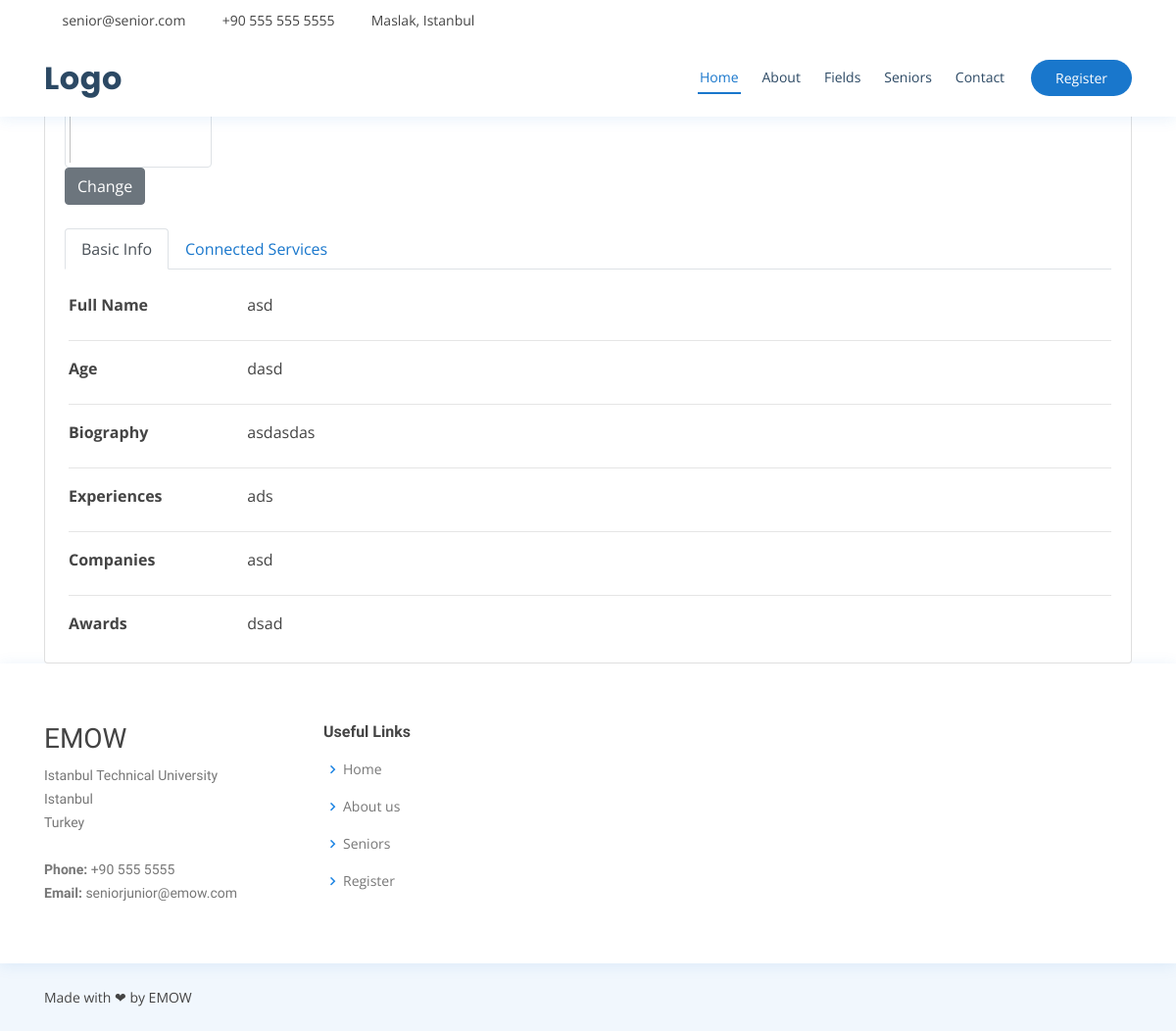
Page /user/1 on the committed database.
### users/models.py (models this page shows, shortened)
class Profile(models.Model):
    user = models.OneToOneField(User, on_delete=models.CASCADE)
    nameSurname = models.CharField(default="",max_length=40)
    companies = models.CharField(default="",max_length=120)
    experience = models.CharField(default="",max_length=120)
    aciklama = models.TextField(default="")
    oduller = models.TextField(default="")
    image = models.ImageField(default='default.jpg', upload_to='profile_pics')
    city = models.CharField(default='Istanbul',max_length=100)
    major = models.CharField(default='Computer Science',max_length=100)
    speciality = models.CharField(default="Python",max_length=100)
    Age = models.CharField(default="",max_length=5)

### seniorjn/views.py (the view)
# urls.py: path('user/<int:pk>', UserDetailView.as_view() , name='user-posts'),
class UserDetailView(DetailView):
    model = models.Profile

### users/templates/users/profile_detail.html (shortened to what this page needs)
{% load static %}
<!DOCTYPE html>
<html lang="en">
<head>
  <link href="{% static 'assets/vendor/bootstrap/css/bootstrap.min.css' %}" rel="stylesheet">
  <link href="{% static 'assets/vendor/icofont/icofont.min.css' %}" rel="stylesheet">
  <link href="{% static 'assets/vendor/boxicons/css/boxicons.min.css' %}" rel="stylesheet">
  <link href="{% static 'assets/vendor/venobox/venobox.css' %}" rel="stylesheet">
  <link href="{% static 'assets/vendor/animate.css/animate.min.css' %}" rel="stylesheet">
  <link href="{% static 'assets/vendor/remixicon/remixicon.css' %}" rel="stylesheet">
  <link href="{% static 'assets/vendor/owl.carousel/assets/owl.carousel.min.css' %}" rel="stylesheet">
  <link href="{% static 'assets/vendor/bootstrap-datepicker/css/bootstrap-datepicker.min.css' %}" rel="stylesheet">
  <link href="{% static 'assets/css/style.css' %}" rel="stylesheet">
</head>
<body>
  <div id="topbar" class="d-none d-lg-flex align-items-center fixed-top">
    <div class="container d-flex">
      <div class="contact-info mr-auto">
        <i class="icofont-envelope"></i> <a href="mailto:contact@example.com">senior@senior.com</a>
        <i class="icofont-phone"></i> +90 555 555 5555
        <i class="icofont-google-map"></i> Maslak, Istanbul
      </div>
      <div class="social-links">
        <a href="#" class="twitter"><i class="icofont-twitter"></i></a>
        <a href="#" class="facebook"><i class="icofont-facebook"></i></a>
        <a href="#" class="instagram"><i class="icofont-instagram"></i></a>
        <a href="#" class="skype"><i class="icofont-skype"></i></a>
        <a href="#" class="linkedin"><i class="icofont-linkedin"></i></i></a>
      </div>
    </div>
  </div>
  <header id="header" class="fixed-top">
    <div class="container d-flex align-items-center">
      <h1 class="logo mr-auto"><a href="index.html">Logo</a></h1>
      <nav class="nav-menu d-none d-lg-block">
        <ul>
          <li class="active"><a href="index.html">Home</a></li>
          <li><a href="#about">About</a></li>
          <li><a href="#fields">Fields</a></li>
          <li><a href="#seniors">Seniors</a></li>
          <li><a href="#contact">Contact</a></li>
        </ul>
      </nav>
      {% if object.is_authenticated %}
      <a href="/profile" class="appointment-btn scrollto">Profile</a>
      <a href="/logout" class="appointment-btn scrollto">Logout</a>
      {% else %}
      <a href="/register" class="appointment-btn scrollto">Register</a>
      {% endif %}
    </div>
  </header>
<div class="container">
    <div class="row">
        <div class="col-12">
            <div class="card">
                <div class="card-body">
                    <div class="card-title mb-4">
                        <div class="d-flex justify-content-start">
                            <div class="image-container">
                                <div class="middle">
                                    <input type="button" class="btn btn-secondary" id="btnChangePicture" value="Change" />
                                </div>
                            </div>
                            <div class="userData ml-3">
                                <h6 class="d-block">{{ object.major }} / {{ object.speciality }}</h6>
                                <h6 class="d-block">{{ object.city }}</h6>
                            </div>
                        </div>
                    </div>
                    <div class="row">
                        <div class="col-12">
                            <ul class="nav nav-tabs mb-4" id="myTab" role="tablist">
                                <li class="nav-item">
                                    <a class="nav-link active" id="basicInfo-tab" data-toggle="tab" href="#basicInfo" role="tab" aria-controls="basicInfo" aria-selected="true">Basic Info</a>
                                </li>
                                <li class="nav-item">
                                    <a class="nav-link" id="connectedServices-tab" data-toggle="tab" href="#connectedServices" role="tab" aria-controls="connectedServices" aria-selected="false">Connected Services</a>
                                </li>
                            </ul>
                            <div class="tab-content ml-1" id="myTabContent">
                                <div class="tab-pane fade show active" id="basicInfo" role="tabpanel" aria-labelledby="basicInfo-tab">
                                    <div class="row">
                                        <div class="col-sm-3 col-md-2 col-5">
                                            <label style="font-weight:bold;">Full Name</label>
                                        </div>
                                        <div class="col-md-8 col-6">
                                            {{ object.nameSurname }}
                                        </div>
                                    </div>
                                    <hr />
                                    <div class="row">
                                        <div class="col-sm-3 col-md-2 col-5">
                                            <label style="font-weight:bold;">Age</label>
                                        </div>
                                        <div class="col-md-8 col-6">
                                            {{ object.Age}}
                                        </div>
                                    </div>
                                    <hr />
                                    <div class="row">
                                        <div class="col-sm-3 col-md-2 col-5">
                                            <label style="font-weight:bold;">Biography</label>
                                        </div>
                                        <div class="col-md-8 col-6">
                                            {{ object.aciklama }}
                                        </div>
                                    </div>
                                    <hr />
                                    <div class="row">
                                        <div class="col-sm-3 col-md-2 col-5">
                                            <label style="font-weight:bold;">Experiences</label>
                                        </div>
                                        <div class="col-md-8 col-6">
                                            {{ object.experience }}
                                        </div>
                                    </div>
                                    <hr />
                                    <div class="row">
                                        <div class="col-sm-3 col-md-2 col-5">
                                            <label style="font-weight:bold;">Companies</label>
                                        </div>
                                        <div class="col-md-8 col-6">
                                            {{ object.companies }}
                                        </div>
                                    </div>
                                    <hr />
                                    <div class="row">
                                        <div class="col-sm-3 col-md-2 col-5">
                                            <label style="font-weight:bold;">Awards</label>
                                        </div>
                                        <div class="col-md-8 col-6">
                                            {{ object.oduller }}
                                        </div>
                                    </div>
                                </div>
                            </div>
                        </div>
                    </div>
                </div>
            </div>
        </div>
    </div>
</div>
    <footer id="footer">
        <div class="footer-top">
          <div class="container">
            <div class="row">
              <div class="col-lg-3 col-md-6 footer-contact">
                <h3>EMOW</h3>
                <p>
                  Istanbul Technical University <br>
                  Istanbul<br>
                  Turkey <br><br>
                  <strong>Phone:</strong> +90 555 5555<br>
                  <strong>Email:</strong> seniorjunior@emow.com<br>
                </p>
              </div>
              <div class="col-lg-2 col-md-6 footer-links">
                <h4>Useful Links</h4>
                <ul>
                  <li><i class="bx bx-chevron-right"></i> <a href="#">Home</a></li>
                  <li><i class="bx bx-chevron-right"></i> <a href="#">About us</a></li>
                  <li><i class="bx bx-chevron-right"></i> <a href="#">Seniors</a></li>
                  <li><i class="bx bx-chevron-right"></i> <a href="#">Register</a></li>
                </ul>
              </div>
            </div>
          </div>
        </div>
        <div class="container d-md-flex py-4">
          <div class="mr-md-auto text-center text-md-left">
            <div class="copyright">Made with ❤ by EMOW</div>
          </div>
        </div>
      </footer>
  </body>
  </html>

### seniorjn/static/assets/css/style.css (style rules this page uses)
body { font-family: "Open Sans", sans-serif; color: #444444; }
a { color: #1977cc; }
h1, h2, h3, h4, h5, h6 { font-family: "Raleway", sans-serif; }
#topbar { background: #fff; height: 40px; font-size: 14px; transition: all 0.5s; }
#topbar .contact-info a { line-height: 1; color: #444444; transition: 0.3s; }
#topbar .contact-info i { color: #1977cc; padding-right: 4px; margin-left: 15px; }
#topbar .contact-info i:first-child { margin-left: 0; }
#topbar .social-links a { color: #437099; padding-left: 15px; display: inline-block; line-height: 1px; transition: 0.3s; }
#topbar .social-links a:first-child { border-left: 0; }
#header { background: #fff; transition: all 0.5s; z-index: 997; padding: 15px 0; top: 40px; box-shadow: 0px 2px 15px rgba(25, 119, 204, 0.1); }
#header .logo { font-size: 32px; margin: 0; padding: 0; line-height: 1; font-weight: 700; letter-spacing: 0.5px; font-family: "Poppins", sans-serif; }
#header .logo a { color: #2c4964; }
.nav-menu ul { margin: 0; padding: 0; list-style: none; }
.nav-menu > ul { display: flex; }
.nav-menu > ul > li { position: relative; white-space: nowrap; padding: 8px 0 8px 20px; }
.nav-menu a { display: block; position: relative; color: #2c4964; transition: 0.3s; font-size: 14px; font-family: "Open Sans", sans-serif; padding: 5px 2px; border-bottom: 2px solid #fff; }
.nav-menu a:hover, .nav-menu .active > a, .nav-menu li:hover > a { color: #1977cc; border-color: #1977cc; }
.appointment-btn { margin-left: 25px; background: #1977cc; color: #fff; border-radius: 50px; padding: 8px 25px; white-space: nowrap; transition: 0.3s; font-size: 14px; display: inline-block; }
.mobile-nav { position: fixed; top: 55px; right: 15px; bottom: 15px; left: 15px; z-index: 9999; overflow-y: auto; background: #fff; transition: ease-in-out 0.2s; opacity: 0; visibility: hidden; border-radius: 10px; padding: 10px 0; }
.mobile-nav * { margin: 0; padding: 0; list-style: none; }
.mobile-nav a { display: block; position: relative; color: #2c4964; padding: 10px 20px; font-weight: 500; outline: none; }
.mobile-nav a:hover, .mobile-nav .active > a, .mobile-nav li:hover > a { color: #1977cc; text-decoration: none; }
#footer { color: #444444; font-size: 14px; background: #f1f7fd; }
#footer .footer-top { padding: 60px 0 30px 0; background: #fff; box-shadow: 0px 2px 15px rgba(25, 119, 204, 0.1); }
#footer .footer-top .footer-contact { margin-bottom: 30px; }
#footer .footer-top .footer-contact p { font-size: 14px; line-height: 24px; margin-bottom: 0; font-family: "Raleway", sans-serif; color: #777777; }
#footer .footer-top h4 { font-size: 16px; font-weight: bold; color: #444444; position: relative; padding-bottom: 12px; }
#footer .footer-top .footer-links { margin-bottom: 30px; }
#footer .footer-top .footer-links ul { list-style: none; padding: 0; margin: 0; }
#footer .footer-top .footer-links ul i { padding-right: 2px; color: #1c84e3; font-size: 18px; line-height: 1; }
#footer .footer-top .footer-links ul li { padding: 10px 0; display: flex; align-items: center; }
#footer .footer-top .footer-links ul li:first-child { padding-top: 0; }
#footer .footer-top .footer-links ul a { color: #777777; transition: 0.3s; display: inline-block; line-height: 1; }

### rows in the picture
Profile: nameSurname "asd", Age "dasd", aciklama "asdasdas", experience "ads", companies "asd", oduller "dsad"
